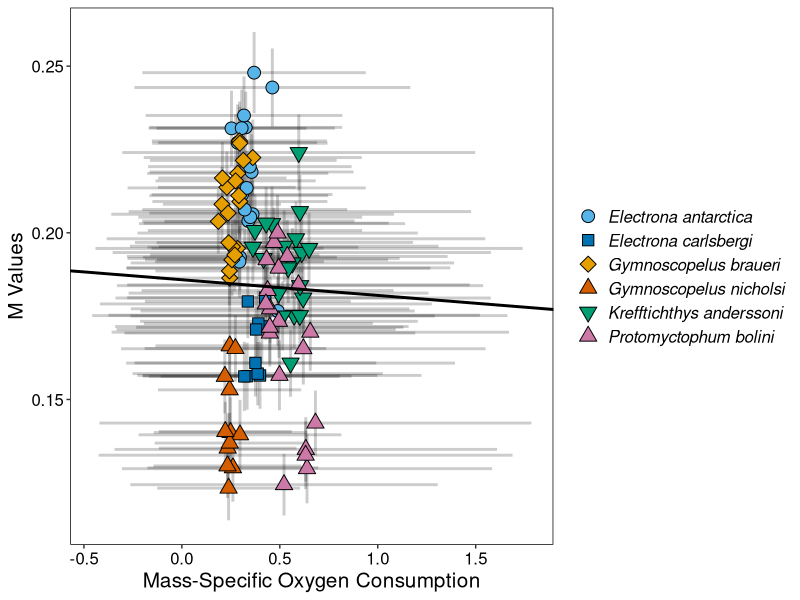

This chart was generated by the following R code:
#### Graphs - Belcher RMR Estimates ####

library(tidyverse)

options(max.print=999999)

myct <- read.csv("Myctophids_M_Temp_Bel.csv")
glimpse(myct)

cbPalette <- c("#56B4E9", "#0072B2", "#E69F00", "#D55E00", "#009E73", "#CC79A7")

  plot1 <- ggplot(myct, aes(mean_Metabol, mean_M, sciname)) +
  scale_fill_manual(values = cbPalette) +
  scale_colour_manual(values = cbPalette) +
  geom_errorbarh(aes(xmin = mean_Metabol - sd_Metabol, # Horizontal
                     xmax = mean_Metabol + sd_Metabol), alpha = 0.2, lwd = 1) + # Colour error-bars according to species
  geom_errorbar(aes(ymin = mean_M - sd_M, # Vertical
                    ymax = mean_M + sd_M), alpha = 0.2, lwd = 1) +
  geom_point(aes(fill = sciname, shape = sciname), size = 4) + # Colour points according to species
  geom_abline(intercept = 0.1859, slope = -0.0047, lwd = 1) +
  # Customise the theme
  scale_shape_manual(values = c(21, 22, 23, 24, 25, 24)) +
  xlab("Mass-Specific Oxygen Consumption") +
  ylab("M Values") +
  # Add error-bars using sd
  theme(panel.background = element_blank(), # Keep the background blank
        text = element_text(size = 15, family = "sans"),
        panel.border = element_rect(colour = "black", fill = NA),
        legend.title = element_blank(),
        legend.key=element_blank(),
        legend.text = element_text(face = "italic"),
        axis.text.x = element_text(colour = "black"),
        axis.text.y = element_text(colour = "black"))  # Print the minor gridlines
plot1
